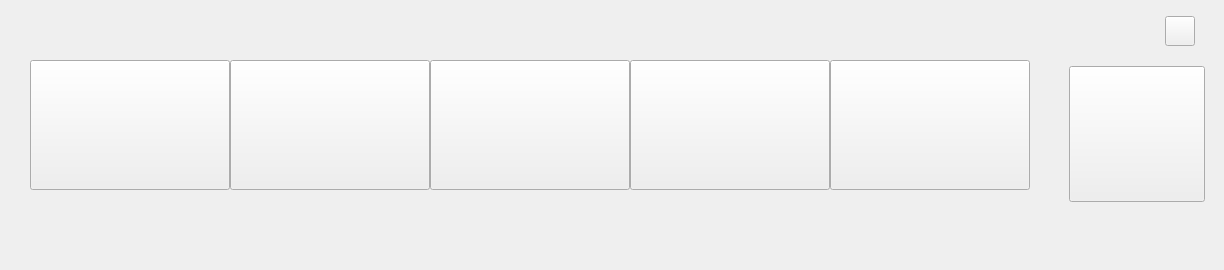
<?xml version="1.0" encoding="UTF-8"?>
<ui version="4.0">
 <class>TriggerMode</class>
 <widget class="QWidget" name="TriggerMode">
  <property name="geometry">
   <rect>
    <x>0</x>
    <y>0</y>
    <width>1224</width>
    <height>270</height>
   </rect>
  </property>
  <property name="minimumSize">
   <size>
    <width>1224</width>
    <height>270</height>
   </size>
  </property>
  <property name="maximumSize">
   <size>
    <width>1224</width>
    <height>270</height>
   </size>
  </property>
  <property name="font">
   <font>
    <family>思源黑体 CN Bold</family>
    <pointsize>30</pointsize>
    <bold>true</bold>
   </font>
  </property>
  <property name="windowTitle">
   <string>TriggerMode</string>
  </property>
  <widget class="QLabel" name="Label">
   <property name="geometry">
    <rect>
     <x>0</x>
     <y>0</y>
     <width>1224</width>
     <height>270</height>
    </rect>
   </property>
   <property name="minimumSize">
    <size>
     <width>1224</width>
     <height>270</height>
    </size>
   </property>
   <property name="maximumSize">
    <size>
     <width>1224</width>
     <height>270</height>
    </size>
   </property>
   <property name="text">
    <string/>
   </property>
  </widget>
  <widget class="QPushButton" name="Help_Button">
   <property name="geometry">
    <rect>
     <x>1165</x>
     <y>16</y>
     <width>30</width>
     <height>30</height>
    </rect>
   </property>
   <property name="minimumSize">
    <size>
     <width>30</width>
     <height>30</height>
    </size>
   </property>
   <property name="maximumSize">
    <size>
     <width>30</width>
     <height>30</height>
    </size>
   </property>
   <property name="text">
    <string/>
   </property>
  </widget>
  <widget class="QPushButton" name="Finish_Button">
   <property name="geometry">
    <rect>
     <x>1069</x>
     <y>66</y>
     <width>136</width>
     <height>136</height>
    </rect>
   </property>
   <property name="minimumSize">
    <size>
     <width>136</width>
     <height>136</height>
    </size>
   </property>
   <property name="maximumSize">
    <size>
     <width>136</width>
     <height>136</height>
    </size>
   </property>
   <property name="text">
    <string/>
   </property>
  </widget>
  <widget class="QLabel" name="ECG_Backdrop">
   <property name="geometry">
    <rect>
     <x>27</x>
     <y>69</y>
     <width>206</width>
     <height>136</height>
    </rect>
   </property>
   <property name="minimumSize">
    <size>
     <width>206</width>
     <height>136</height>
    </size>
   </property>
   <property name="maximumSize">
    <size>
     <width>206</width>
     <height>136</height>
    </size>
   </property>
   <property name="text">
    <string/>
   </property>
  </widget>
  <widget class="QLabel" name="Pressure_Backdrop">
   <property name="geometry">
    <rect>
     <x>230</x>
     <y>69</y>
     <width>206</width>
     <height>136</height>
    </rect>
   </property>
   <property name="minimumSize">
    <size>
     <width>206</width>
     <height>136</height>
    </size>
   </property>
   <property name="maximumSize">
    <size>
     <width>206</width>
     <height>136</height>
    </size>
   </property>
   <property name="text">
    <string/>
   </property>
  </widget>
  <widget class="QLabel" name="Ventricular_AtrialFibrillationPacemaker_Backdrop">
   <property name="geometry">
    <rect>
     <x>430</x>
     <y>69</y>
     <width>206</width>
     <height>136</height>
    </rect>
   </property>
   <property name="minimumSize">
    <size>
     <width>206</width>
     <height>136</height>
    </size>
   </property>
   <property name="maximumSize">
    <size>
     <width>206</width>
     <height>136</height>
    </size>
   </property>
   <property name="text">
    <string/>
   </property>
  </widget>
  <widget class="QLabel" name="AtrialPacemaker_Backdrop">
   <property name="geometry">
    <rect>
     <x>630</x>
     <y>69</y>
     <width>206</width>
     <height>136</height>
    </rect>
   </property>
   <property name="minimumSize">
    <size>
     <width>206</width>
     <height>136</height>
    </size>
   </property>
   <property name="maximumSize">
    <size>
     <width>206</width>
     <height>136</height>
    </size>
   </property>
   <property name="text">
    <string/>
   </property>
  </widget>
  <widget class="QLabel" name="Inside_Backdrop">
   <property name="geometry">
    <rect>
     <x>830</x>
     <y>69</y>
     <width>206</width>
     <height>136</height>
    </rect>
   </property>
   <property name="minimumSize">
    <size>
     <width>206</width>
     <height>136</height>
    </size>
   </property>
   <property name="maximumSize">
    <size>
     <width>206</width>
     <height>136</height>
    </size>
   </property>
   <property name="text">
    <string/>
   </property>
  </widget>
  <widget class="QLabel" name="ECG_Label">
   <property name="geometry">
    <rect>
     <x>44</x>
     <y>89</y>
     <width>180</width>
     <height>90</height>
    </rect>
   </property>
   <property name="minimumSize">
    <size>
     <width>180</width>
     <height>90</height>
    </size>
   </property>
   <property name="maximumSize">
    <size>
     <width>180</width>
     <height>90</height>
    </size>
   </property>
   <property name="text">
    <string/>
   </property>
  </widget>
  <widget class="QLabel" name="Pressure_Label">
   <property name="geometry">
    <rect>
     <x>244</x>
     <y>89</y>
     <width>180</width>
     <height>90</height>
    </rect>
   </property>
   <property name="minimumSize">
    <size>
     <width>180</width>
     <height>90</height>
    </size>
   </property>
   <property name="maximumSize">
    <size>
     <width>180</width>
     <height>90</height>
    </size>
   </property>
   <property name="text">
    <string/>
   </property>
  </widget>
  <widget class="QLabel" name="Ventricular_AtrialFibrillationPacemaker_Label">
   <property name="geometry">
    <rect>
     <x>444</x>
     <y>78</y>
     <width>180</width>
     <height>120</height>
    </rect>
   </property>
   <property name="minimumSize">
    <size>
     <width>180</width>
     <height>120</height>
    </size>
   </property>
   <property name="maximumSize">
    <size>
     <width>180</width>
     <height>120</height>
    </size>
   </property>
   <property name="font">
    <font>
     <family>思源黑体 CN Bold</family>
     <pointsize>30</pointsize>
     <bold>true</bold>
    </font>
   </property>
   <property name="text">
    <string/>
   </property>
  </widget>
  <widget class="QLabel" name="AtrialPacemaker_Label">
   <property name="geometry">
    <rect>
     <x>644</x>
     <y>78</y>
     <width>180</width>
     <height>120</height>
    </rect>
   </property>
   <property name="minimumSize">
    <size>
     <width>180</width>
     <height>120</height>
    </size>
   </property>
   <property name="maximumSize">
    <size>
     <width>180</width>
     <height>120</height>
    </size>
   </property>
   <property name="text">
    <string/>
   </property>
  </widget>
  <widget class="QLabel" name="Inside_Label">
   <property name="geometry">
    <rect>
     <x>844</x>
     <y>89</y>
     <width>180</width>
     <height>90</height>
    </rect>
   </property>
   <property name="minimumSize">
    <size>
     <width>180</width>
     <height>90</height>
    </size>
   </property>
   <property name="maximumSize">
    <size>
     <width>180</width>
     <height>90</height>
    </size>
   </property>
   <property name="text">
    <string/>
   </property>
  </widget>
  <widget class="QPushButton" name="ECG_Button">
   <property name="geometry">
    <rect>
     <x>30</x>
     <y>60</y>
     <width>200</width>
     <height>130</height>
    </rect>
   </property>
   <property name="minimumSize">
    <size>
     <width>200</width>
     <height>130</height>
    </size>
   </property>
   <property name="maximumSize">
    <size>
     <width>200</width>
     <height>130</height>
    </size>
   </property>
   <property name="text">
    <string/>
   </property>
  </widget>
  <widget class="QPushButton" name="Pressure_Button">
   <property name="geometry">
    <rect>
     <x>230</x>
     <y>60</y>
     <width>200</width>
     <height>130</height>
    </rect>
   </property>
   <property name="minimumSize">
    <size>
     <width>200</width>
     <height>130</height>
    </size>
   </property>
   <property name="maximumSize">
    <size>
     <width>200</width>
     <height>130</height>
    </size>
   </property>
   <property name="text">
    <string/>
   </property>
  </widget>
  <widget class="QPushButton" name="Ventricular_AtrialFibrillationPacemaker_Button">
   <property name="geometry">
    <rect>
     <x>430</x>
     <y>60</y>
     <width>200</width>
     <height>130</height>
    </rect>
   </property>
   <property name="minimumSize">
    <size>
     <width>200</width>
     <height>130</height>
    </size>
   </property>
   <property name="maximumSize">
    <size>
     <width>200</width>
     <height>130</height>
    </size>
   </property>
   <property name="text">
    <string/>
   </property>
  </widget>
  <widget class="QPushButton" name="AtrialPacemaker_Button">
   <property name="geometry">
    <rect>
     <x>630</x>
     <y>60</y>
     <width>200</width>
     <height>130</height>
    </rect>
   </property>
   <property name="minimumSize">
    <size>
     <width>200</width>
     <height>130</height>
    </size>
   </property>
   <property name="maximumSize">
    <size>
     <width>200</width>
     <height>130</height>
    </size>
   </property>
   <property name="text">
    <string/>
   </property>
  </widget>
  <widget class="QPushButton" name="Inside_Button">
   <property name="geometry">
    <rect>
     <x>830</x>
     <y>60</y>
     <width>200</width>
     <height>130</height>
    </rect>
   </property>
   <property name="minimumSize">
    <size>
     <width>200</width>
     <height>130</height>
    </size>
   </property>
   <property name="maximumSize">
    <size>
     <width>200</width>
     <height>130</height>
    </size>
   </property>
   <property name="text">
    <string/>
   </property>
  </widget>
 </widget>
 <resources/>
 <connections/>
</ui>
